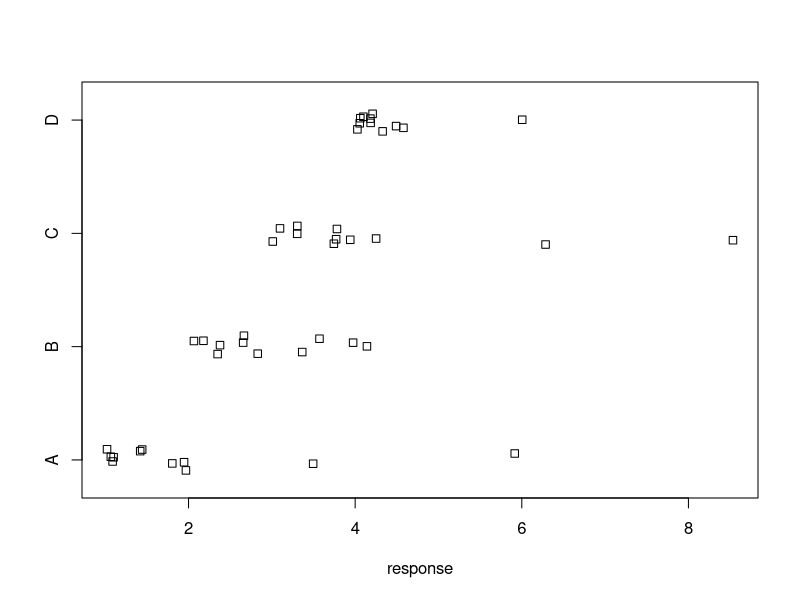
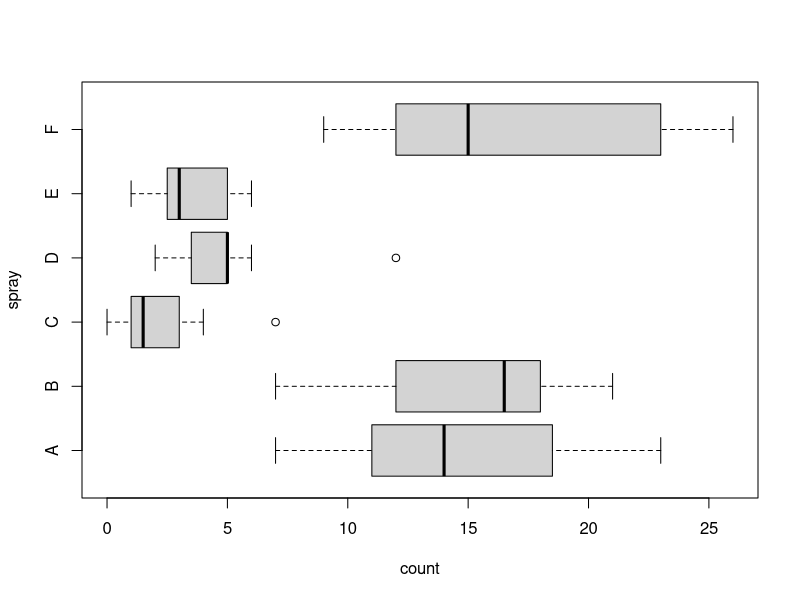
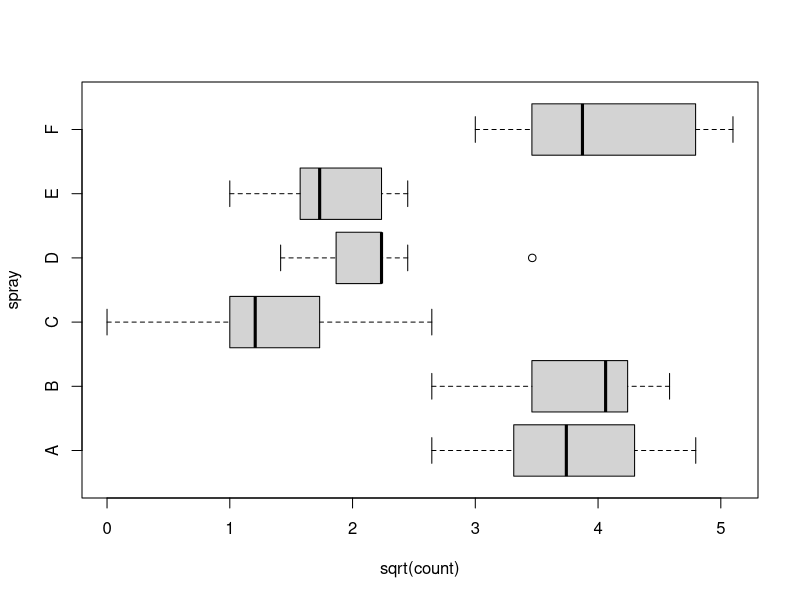

R code for these plots, in order:
## ---- chunk 1
set.seed(42)
## ---- chunk 2
z <- rexp(13)
z
## ---- chunk 3
sum(z > 1)
## ---- chunk 4
binom.test(x = 4, n = 13, p = 0.5)
## ---- chunk 5
TMP <- binom.test(x = 4, n = 13, p = 0.5)
## ---- chunk 6
median(z)
## ---- chunk 7
data.frame(lwr = sort(z)[1:5],
           upr = sort(z, decreasing=TRUE)[1:5],
           clevel = 1 - 2*pbinom(5 - 5:1, size = 13, prob = 0.5))
## ---- chunk 8
TMP <- data.frame(lwr = sort(z)[1:5],
           upr = sort(z, decreasing=TRUE)[1:5],
           clevel = 1 - 2*pbinom(5 - (5:1), size = 13, prob = 0.5))
TMP <- round(TMP,3)
## ---- chunk 9
set.seed(42)
## ---- chunk 10
z = rcauchy(15)
z
## ---- chunk 11
wilcox.test(z, mu = 4, conf.int = TRUE)
## ---- chunk 12
TMP <- wilcox.test(z, mu = 4, conf.int = TRUE)
## ---- chunk 13
wilcox.test(rcauchy(3), mu = 4, conf.int = TRUE)
## ---- chunk 14
median.test <- function(x,y){
    z <- c(x,y)
    g <- rep(1:2, c(length(x),length(y)))
    m <- median(z)
    fisher.test(z < m, g)$p.value
}
## ---- chunk 15
set.seed(42)
## ---- chunk 16
x <- rexp(15) + 3
y <- rexp(9)
## ---- chunk 17
wilcox.test(x, y, mu = 2, conf.int = TRUE)
## ---- chunk 18
TMP <- wilcox.test(x, y, mu = 2, conf.int = TRUE)
## ---- chunk 19
set.seed(42)
## ---- chunk 20
set.seed(42)
## ---- chunk 21
library(mvtnorm)
mu <- c(1, 0); Sigma <- matrix(c(1,0.9,0.9,1),2,2)
U <- rmvt(n = 15, sigma = Sigma*(3-2)/3, df = 3) 
V <- U + rep(mu, each = 15)
x <- V[,1];  y <- V[,2]
## ---- chunk 22
wilcox.test(x, y, mu = 1, paired = TRUE, conf.int = TRUE)
## ---- chunk 23
TMP <- wilcox.test(x, y, mu = 1, paired = TRUE, conf.int = TRUE)
## ---- chunk 24
set.seed(42)
## ---- chunk 25
x <- rweibull(44, shape = 1) + 1:4
gps <- factor(rep(c("A","B","C","D"), times = 11))
A <- data.frame(response = x, group = gps)
## ---- chunk 26
stripchart(response ~ group, data = A, method = "jitter")
## ---- chunk 27
kruskal.test(response ~ group, data = A)
## ---- chunk 28
head(InsectSprays)
## ---- chunk 29
boxplot(count ~ spray, data = InsectSprays, horizontal = TRUE)
## ---- chunk 30
boxplot(sqrt(count) ~ spray, data = InsectSprays, horizontal = TRUE)
## ---- chunk 31
kruskal.test(sqrt(count) ~ spray, data = InsectSprays)
